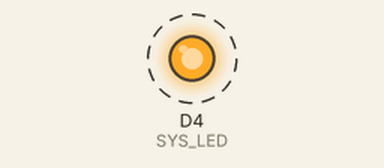
Simulated run of this program. Board: ESP8266 (Wemos D1 mini). Shown: output pins drawn as LEDs (lit = HIGH). Dashed ring = blinking. WiFi joins after 1.5 s; servers stay silent unless stated; storage starts empty; what the program prints to the serial monitor is not drawn.

Above: at 2.2 s.
Timing chart, 0 to 6.4 s (numbered marks = the images above):
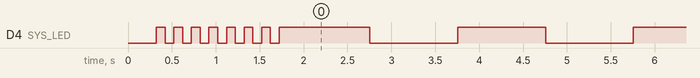

The program:

main.cpp
```cpp
#include <Arduino.h>

/* SD SPI Pin config */
#define SD_CS_PIN           D8 // D4 - HandMade SD reader; D8 - D1-Mini

/* System led settings */
#define SYS_LED             LED_BUILTIN
#define LED_BL_ERROR_MS     100
#define LED_BL_START_MS     150
#define LED_BL_INIT_SD_MS   250
#define LED_BL_INIT_WM_MS   500
#define LED_BL_IN_AP_MODE   750
#define LED_BL_RUN_MS       1000

/* WiFi Manager options */
#define WM_AP_NAME      "ESP8266-"
#define WM_AP_PASS      "12345678"

/* FTP Server options */
#define FTP_LOGIN       "esp8266"
#define FTP_PASSW       "esp8266"

/* Debug serial options */
#define DEBUG_WM_ENABLE false

#include <ESP8266WiFi.h>
#include <WiFiClient.h>
#include <WiFiManager.h>         //https://github.com/tzapu/WiFiManager
#include <ESP8266WebServer.h>
#include <ESP8266FtpServer.h>

#include <SPI.h>
#include <SD.h>

/*
 * D5, D6, D7, D8, 3V3 and G
 * The SD-Card Reader uses the SPI bus pins:
 * WEMOS    SD-CARD Reader
 * D5       <->     SCK/CLK
 * D6       <->     MISO
 * D7       <->     MOSI
 * D8 (D4)  <->     CS
 * Vcc      <->     Vcc
 * Gnd      <->     Gnd
 * */

#include <Ticker.h>

Ticker ledTiker;
void ledBlink();

#define SYS_LED_BLINK(ms)     ledTiker.detach(); ledTiker.attach_ms(ms, ledBlink)

void ledInit(uint8_t pin)
{
  pinMode(pin, OUTPUT);
  digitalWrite(pin, LOW);
}

void ledBlink()
{
  digitalWrite(SYS_LED, !digitalRead(SYS_LED));
}

const char* ftpUser = FTP_LOGIN;
const char* ftpPass = FTP_PASSW;

//WiFiManager
WiFiManager wifiManager;
const String wmApName = WM_AP_NAME + String(ESP.getChipId(), HEX);
const String wmApPassw = WM_AP_PASS;

void onApModeCallback(WiFiManager *wm)
{
  Serial.println("WiFi SSID not found!!!");
  Serial.printf("Switch to AP Mode SSID: %s \r\n", wmApName.c_str());
  SYS_LED_BLINK(LED_BL_IN_AP_MODE);
}

FtpServer ftpSrv;   //set #define FTP_DEBUG in ESP8266FtpServer.h to see ftp verbose on serial

void setup()
{
  ledInit(SYS_LED);

  Serial.begin(115200);
  delay(200);

  Serial.println();
  Serial.println();

  Serial.printf("----===== ESP8266 FTP SERVER (ID: %08X) =====---- \r\n", ESP.getChipId());
  // Serial.printf("WM_AP: %s, WM_PSW: %s \r\n", wmApName.c_str(), wmApPassw.c_str());

  Serial.println("\nInitializing SD card...");
  SYS_LED_BLINK(LED_BL_START_MS);

  // we'll use the initialization code from the utility libraries
  // since we're just testing if the card is working!
  if (!SD.begin(SD_CS_PIN, SPI_FULL_SPEED)) {
    Serial.println("initialization failed. Things to check:");
    Serial.println("* is a card inserted?");
    Serial.println("* is your wiring correct?");
    Serial.println("* did you change the chipSelect pin to match your shield or module?");
    SYS_LED_BLINK(LED_BL_INIT_SD_MS);
    while (1){
      Serial.println("Set CS for SD and reset....");
      delay(3000);
    };
  } else {
    Serial.println("Wiring is correct and a card is present.");
    SYS_LED_BLINK(LED_BL_ERROR_MS);
  }

  // print the type of card
  Serial.println();
  Serial.print("Card type:         ");
  switch (SD.type()) {
    case SD_CARD_TYPE_SD1:
      Serial.println("SD1");
      break;
    case SD_CARD_TYPE_SD2:
      Serial.println("SD2");
      break;
    case SD_CARD_TYPE_SDHC:
      Serial.println("SDHC");
      break;
    default:
      Serial.println("Unknown");
  }
  // print the type and size of the first FAT-type volume
  uint32_t volumesize;
  Serial.print("Volume type is:    FAT");
  Serial.println(SD.fatType(), DEC);

  volumesize = SD.blocksPerCluster();    // clusters are collections of blocks
  volumesize *= SD.totalClusters();       // we'll have a lot of clusters
  volumesize /= 2;                           // SD card blocks are always 512 bytes (2 blocks are 1KB)

  Serial.printf("Volume size:       %.2f Gb (%d Mb) \r\n",
    (float)((volumesize/1024) / 1024.0),
    volumesize/1024);

  Serial.println("Startup WiFi Connection...");
  wifiManager.setDebugOutput(DEBUG_WM_ENABLE);
  wifiManager.setAPCallback(onApModeCallback);

  wifiManager.autoConnect(wmApName.c_str(), wmApPassw.c_str());
  Serial.println("WiFi connected OK");
  Serial.printf("Connected to SSID: %s \r\n", WiFi.SSID().c_str());
  Serial.printf("IP address: %s \r\n", WiFi.localIP().toString().c_str());

  SYS_LED_BLINK(LED_BL_INIT_WM_MS);

  Serial.print("\nStartup FTP server...");
  ftpSrv.begin(ftpUser, ftpPass);
  Serial.println("OK");

  SYS_LED_BLINK(LED_BL_RUN_MS);
}

void loop()
{
  ftpSrv.handleFTP();        //make sure in loop you call handleFTP()!!
}
```

Measured:
- by itself, D4 (SYS_LED): goes 6 × (LOW 0.10 s, HIGH 0.10 s), LOW 0.10 s, 64 × (HIGH 1.0 s, LOW 1.0 s), then HIGH
